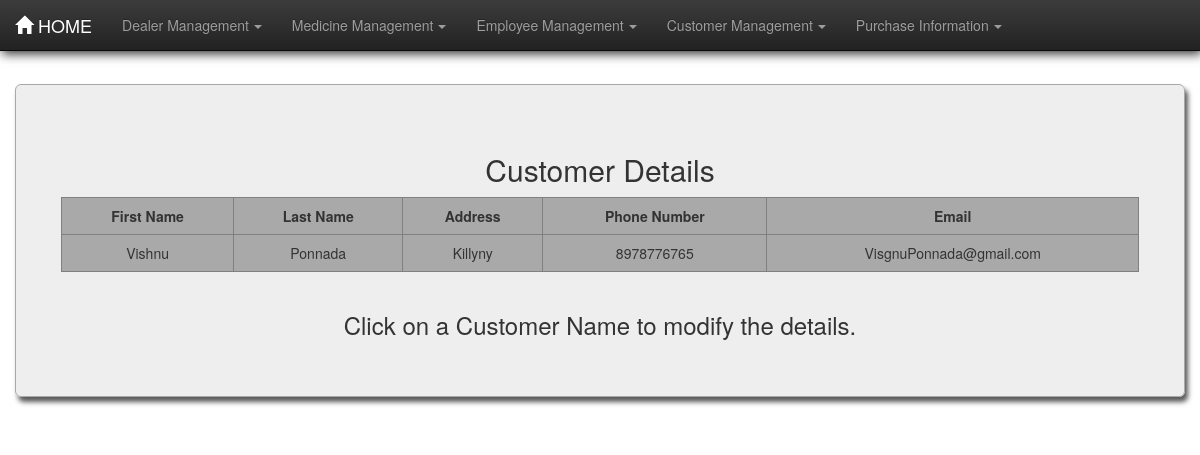
Screenshot of /pharma/custtable/ with the database file from the repository.
### pharma/models.py (models this page shows, shortened)
class Customer(models.Model):
    fname = models.CharField(max_length=30)
    lname = models.CharField(max_length=30)
    address = models.CharField(max_length=100)
    phn_no = models.BigIntegerField()
    email = models.CharField(max_length=50)

### pharma/views.py (the view)
def custtable(request):
    cust = Customer.objects.all()
    dict = {"cust": cust}
    return render(request, 'pharma/custtable.html', dict)

### pharma/templates/pharma/custtable.html (shortened to what this page needs)
{% load staticfiles %}
<!DOCTYPE html>
<html lang="en">
<head>
    <link rel="stylesheet" href="{% static 'pharma/css/bootstrap.min.css' %}">
    <link rel="stylesheet" href="{% static 'pharma/css/bootstrap-theme.min.css' %}">
    <link rel="stylesheet" href="{% static 'pharma/css/style.css' %}">
</head>
<body>
<nav class="navbar navbar-inverse navbar-fixed-top">
    <div class="container-fluid">
        <div class="navbar-header">
            <a href="/pharma/index/" class="navbar-brand"><span
                    class="glyphicon glyphicon glyphicon-home"></span>&nbsp;HOME</a>
        </div>
        <div class="collapse navbar-collapse" id="thisnav">
            <ul class="nav navbar-nav">
                <li class="dropdown"><a href="#" class="dropdown-toggle" data-toggle="dropdown">Dealer Management<b
                        class="caret"></b></a>
                </li>
                <li class="dropdown"><a href="#" class="dropdown-toggle" data-toggle="dropdown">Medicine Management<b
                        class="caret"></b></a>
                </li>
                <li class="dropdown"><a href="#" class="dropdown-toggle" data-toggle="dropdown">Employee Management<b
                        class="caret"></b></a>
                </li>
                <li class="dropdown"><a href="#" class="dropdown-toggle" data-toggle="dropdown">Customer Management<b
                        class="caret"></b></a>
                </li>
                <li class="dropdown"><a href="#" class="dropdown-toggle" data-toggle="dropdown">Purchase Information<b
                        class="caret"></b></a>
                </li>
            </ul>
        </div>
    </div>
</nav>
<div class="container-fluid martop7">
    <div class="jumbotron jumcust">
        <h2>Customer Details</h2>
        <div class="row">
            <div class="col-md-1">
            </div>
            <table border="1" class="col-md-10 table table-hover table-responsive">
                <tr>
                    <th>First Name</th>
                    <th>Last Name</th>
                    <th>Address</th>
                    <th>Phone Number</th>
                    <th>Email</th>
                </tr>
                {% for foo in cust %}
                    <tr>
                        <td class="fname"><a href="/pharma/custformview{{ foo.id }}/">{{ foo.fname }}</a></td>
                        <td>{{ foo.lname }}</td>
                        <td>{{ foo.address }}</td>
                        <td>{{ foo.phn_no }}</td>
                        <td>{{ foo.email }}</td>
                    </tr>
                {% endfor %}
            </table>
        </div>
        <footer><h3>Click on a Customer Name to modify the details.</h3></footer>
    </div>
</div>
</body>
</html>

### pharma/static/pharma/css/style.css (style rules this page uses)
body { background-image: url("images/bghome.jpg"); background-size: cover; background-attachment: fixed; min-height: 100vh; }
.caret { margin-left: 5px; }
table { text-align: center; border-collapse: collapse; background-color: darkgray; }
th { text-align: center; }
.martop7 { margin-top: 7%; }
.jumcust { box-shadow: 3px 5px 5px rgba(47, 47, 47, 0.8); border: 1px solid darkgrey; border-radius: 0px; text-align: center; background-color: rgba(238, 238, 238, 0.95); }
.table>tbody>tr>td, .table>tbody>tr>th { border-top: none; }
a:link { text-decoration: none; color: #333; }
.navbar { box-shadow: 2px 3px 10px rgba(0, 0, 0, 0.8); }

### rows the page displays
Customer: fname "Vishnu", lname "Ponnada", address "Killyny", phn_no "8978776765", email "VisgnuPonnada@gmail.com"
